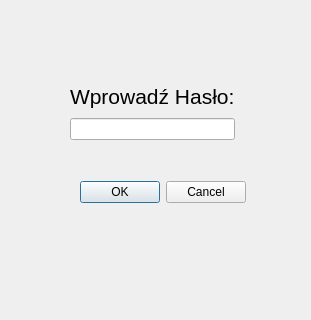
<?xml version="1.0" encoding="UTF-8"?>
<ui version="4.0">
 <class>DeleteAccount</class>
 <widget class="QDialog" name="DeleteAccount">
  <property name="geometry">
   <rect>
    <x>0</x>
    <y>0</y>
    <width>311</width>
    <height>320</height>
   </rect>
  </property>
  <property name="windowTitle">
   <string>Usuwanie Konta</string>
  </property>
  <widget class="QDialogButtonBox" name="buttonBox">
   <property name="geometry">
    <rect>
     <x>80</x>
     <y>180</y>
     <width>166</width>
     <height>24</height>
    </rect>
   </property>
   <property name="orientation">
    <enum>Qt::Orientation::Horizontal</enum>
   </property>
   <property name="standardButtons">
    <set>QDialogButtonBox::StandardButton::Cancel|QDialogButtonBox::StandardButton::Ok</set>
   </property>
  </widget>
  <widget class="QWidget" name="layoutWidget">
   <property name="geometry">
    <rect>
     <x>70</x>
     <y>80</y>
     <width>165</width>
     <height>60</height>
    </rect>
   </property>
   <layout class="QVBoxLayout" name="verticalLayout">
    <item>
     <widget class="QLabel" name="label">
      <property name="font">
       <font>
        <pointsize>16</pointsize>
       </font>
      </property>
      <property name="text">
       <string>Wprowadź Hasło:</string>
      </property>
     </widget>
    </item>
    <item>
     <widget class="QLineEdit" name="password_input">
      <property name="inputMask">
       <string/>
      </property>
      <property name="cursorPosition">
       <number>0</number>
      </property>
     </widget>
    </item>
   </layout>
  </widget>
 </widget>
 <resources/>
 <connections>
  <connection>
   <sender>buttonBox</sender>
   <signal>accepted()</signal>
   <receiver>DeleteAccount</receiver>
   <slot>accept()</slot>
   <hints>
    <hint type="sourcelabel">
     <x>248</x>
     <y>254</y>
    </hint>
    <hint type="destinationlabel">
     <x>157</x>
     <y>274</y>
    </hint>
   </hints>
  </connection>
  <connection>
   <sender>buttonBox</sender>
   <signal>rejected()</signal>
   <receiver>DeleteAccount</receiver>
   <slot>reject()</slot>
   <hints>
    <hint type="sourcelabel">
     <x>316</x>
     <y>260</y>
    </hint>
    <hint type="destinationlabel">
     <x>286</x>
     <y>274</y>
    </hint>
   </hints>
  </connection>
 </connections>
</ui>
